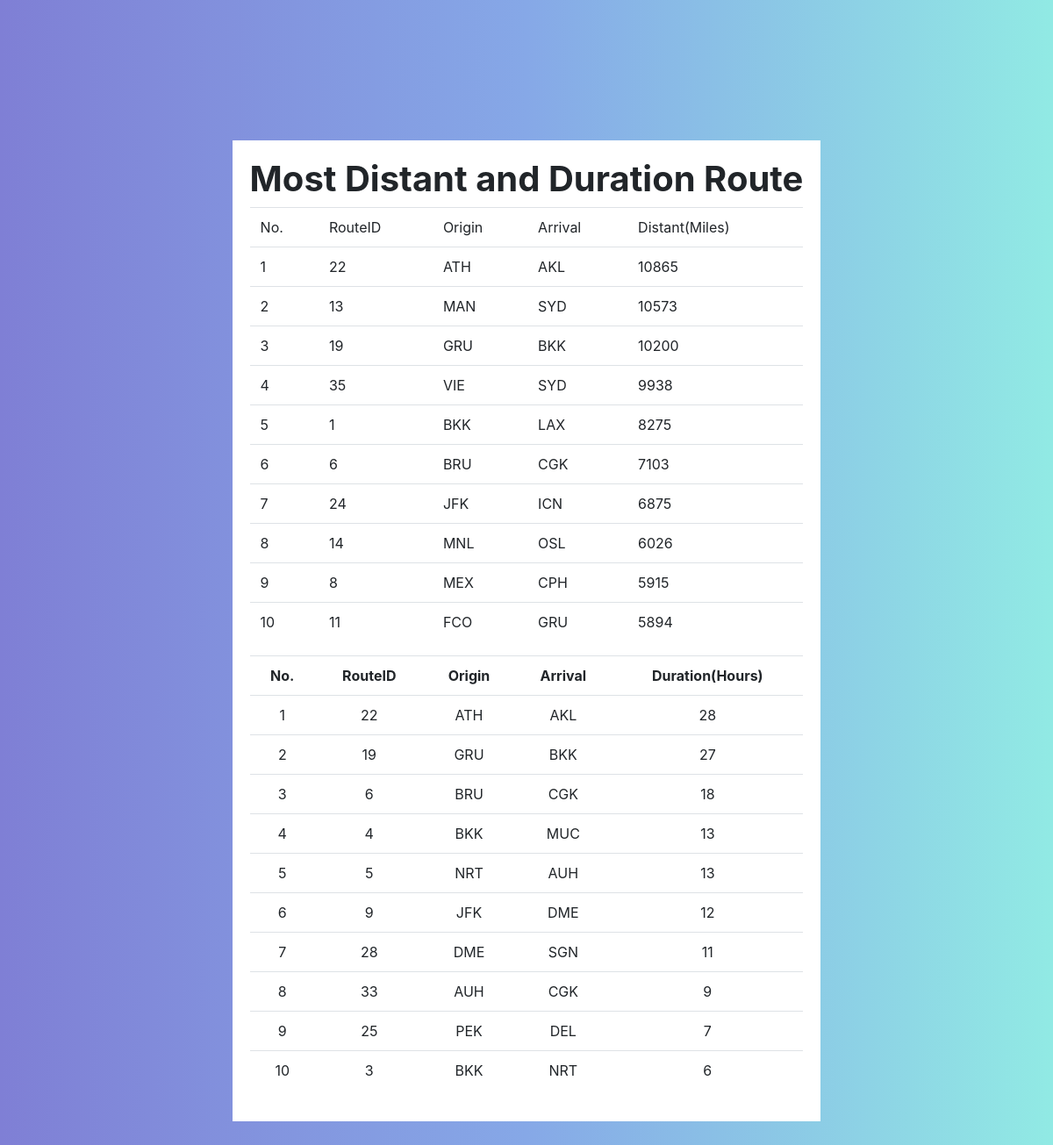
The app's page /admin/Ana_DistantAndDuration.php with its own data.
### tables this page shows
CREATE TABLE `Route` (
  `RouteID` int(7) NOT NULL,
  `Origin` varchar(3) NOT NULL,
  `Destination` varchar(3) NOT NULL,
  `Miles` float NOT NULL
);

### admin/Ana_DistantAndDuration.php (the view, shortened to what this page needs)
<?php
    $db = mysqli_connect("localhost","root","","airline");
    $sql = "SELECT Route.RouteID,Route.Origin,Route.Destination,Route.Miles
            FROM Route
            ORDER BY Miles DESC LIMIT 10";
    $query = mysqli_query($db,$sql);
    $MCount = 1;
    $sql2 = "SELECT Route.RouteID,Route.Origin,Route.Destination,TIMESTAMPDIFF(HOUR,Flight.DepartureDate, Flight.ArrivalDate) AS Duration
            FROM Route JOIN Flight ON Route.RouteID = Flight.RouteID
            GROUP BY Route.RouteID
            ORDER BY Duration DESC LIMIT 10";
    $query2 = mysqli_query($db,$sql2);
    $DCount = 1;
?>
<link rel="stylesheet" type="text/css" href="StaffStyle.css">
<link rel="stylesheet" href="https://use.fontawesome.com/releases/v5.8.2/css/all.css">
<link rel="stylesheet" href="https://maxcdn.bootstrapcdn.com/bootstrap/4.3.1/css/bootstrap.min.css">
<!DOCTYPE html>
    <head>
    </head>
    <body>
        <div class="row justify-content-center">
            <div class="card-container">
                <div class="card-body">
            <h1><b>Most Distant and Duration Route</b></h1>
            <table class='table'>
                <tr>
                    <td>No.</td>
                    <td>RouteID</td>
                    <td>Origin</td>
                    <td>Arrival</td>
                    <td>Distant(Miles)</td>
                </tr>
                <?php
                while($row= mysqli_fetch_array($query)) {
                    echo "<tr>";
                    echo "<td>".$MCount."</td>";
                    echo "<td>".$row["RouteID"]."</td>";
                    echo "<td>".$row["Origin"]."</td>";
                    echo "<td>".$row["Destination"]."</td>";
                    echo "<td>".$row["Miles"]."</td>";
                    $MCount++;
                    echo "</tr>";
                }
                ?>
            </table>
            <table class="table text-center">
                <tr>
                    <td><b>No.</b></td>
                    <td><b>RouteID</b></td>
                    <td><b>Origin</b></td>
                    <td><b>Arrival</b></td>
                    <td><b>Duration(Hours)</b></td>
                </tr>
                <?php
                while($row= mysqli_fetch_array($query2)) {
                    echo "<tr>";
                    echo "<td>".$DCount."</td>";
                    echo "<td>".$row["RouteID"]."</td>";
                    echo "<td>".$row["Origin"]."</td>";
                    echo "<td>".$row["Destination"]."</td>";
                    echo "<td>".$row["Duration"]."</td>";
                    $DCount++;
                    echo "</tr>";
                }
                ?>
            </table>
            </div>
            </div>
        </div>
    </body>
</html>

### admin/StaffStyle.css (style rules this page uses)
body { font-family: 'Roboto', sans-serif; overflow: scroll; position: absolute; text-align: center; width: 100%; background: linear-gradient(to right, #7f7fd5, #86a8e7, #91eae4); bottom: 15%; height: 100%; top:10%; }
.card-container { background-color: #ffffff; }

### records on screen
route: RouteID "22", Origin "ATH", Destination "AKL", Miles "10865", Duration "28"
route: RouteID "13", Origin "MAN", Destination "SYD", Miles "10573"
route: RouteID "19", Origin "GRU", Destination "BKK", Miles "10200", Duration "27"
route: RouteID "35", Origin "VIE", Destination "SYD", Miles "9938"
route: RouteID "1", Origin "BKK", Destination "LAX", Miles "8275"
route: RouteID "6", Origin "BRU", Destination "CGK", Miles "7103", Duration "18"
route: RouteID "24", Origin "JFK", Destination "ICN", Miles "6875"
route: RouteID "14", Origin "MNL", Destination "OSL", Miles "6026"
route: RouteID "8", Origin "MEX", Destination "CPH", Miles "5915"
route: RouteID "11", Origin "FCO", Destination "GRU", Miles "5894"
route: RouteID "4", Origin "BKK", Destination "MUC", Duration "13"
route: RouteID "5", Origin "NRT", Destination "AUH", Duration "13"
route: RouteID "9", Origin "JFK", Destination "DME", Duration "12"
route: RouteID "28", Origin "DME", Destination "SGN", Duration "11"
route: RouteID "33", Origin "AUH", Destination "CGK", Duration "9"
route: RouteID "25", Origin "PEK", Destination "DEL", Duration "7"
route: RouteID "3", Origin "BKK", Destination "NRT", Duration "6"
